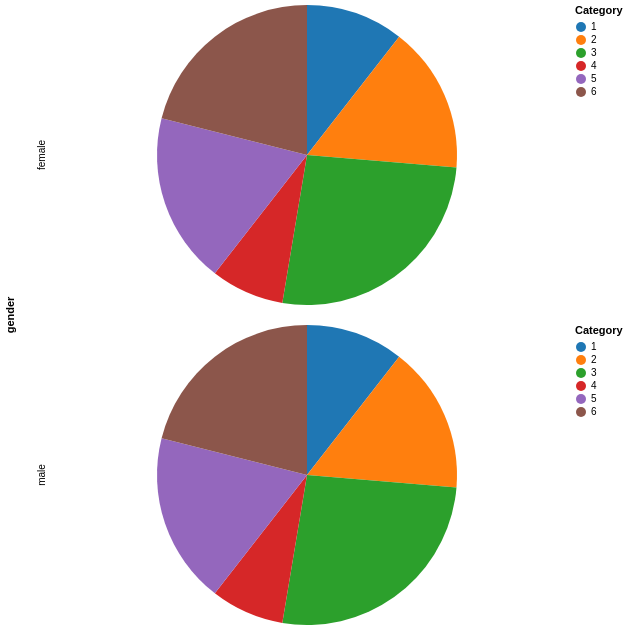

This figure's Vega-Lite source:
### Vega-Lite specification from a JSON file in a GitHub repository (floating-point values rounded to 4 significant figures)
{"$schema": "https://vega.github.io/schema/vega-lite/v4.json", "description": "A simple pie chart with embedded data.", "width": 500, "height": 300, "resolve": {"scale": {"color": "independent"}}, "data": {"values": [{"category": 1, "value": 4, "gender": "male"}, {"category": 2, "value": 6, "gender": "male"}, {"category": 3, "value": 10, "gender": "male"}, {"category": 4, "value": 3, "gender": "male"}, {"category": 5, "value": 7, "gender": "male"}, {"category": 6, "value": 8, "gender": "male"}, {"category": 1, "value": 4, "gender": "female"}, {"category": 2, "value": 6, "gender": "female"}, {"category": 3, "value": 10, "gender": "female"}, {"category": 4, "value": 3, "gender": "female"}, {"category": 5, "value": 7, "gender": "female"}, {"category": 6, "value": 8, "gender": "female"}]}, "mark": {"type": "arc", "innerRadius": 0, "cornerRadius": 0, "padAngle": 0, "outerRadius": 150, "tooltip": true}, "encoding": {"row": {"field": "gender"}, "theta": {"field": "value", "type": "quantitative", "stack": true}, "color": {"field": "category", "type": "nominal", "scale": {"range": ["#1f77b4", "#ff7f0e", "#2ca02c", "#d62728", "#9467bd", "#8c564b", "#e377c2", "#7f7f7f", "#bcbd22", "#17becf"]}, "legend": {"title": "Category", "orient": "right", "symbolType": "circle", "fillColor": "#ffffff"}}}}
